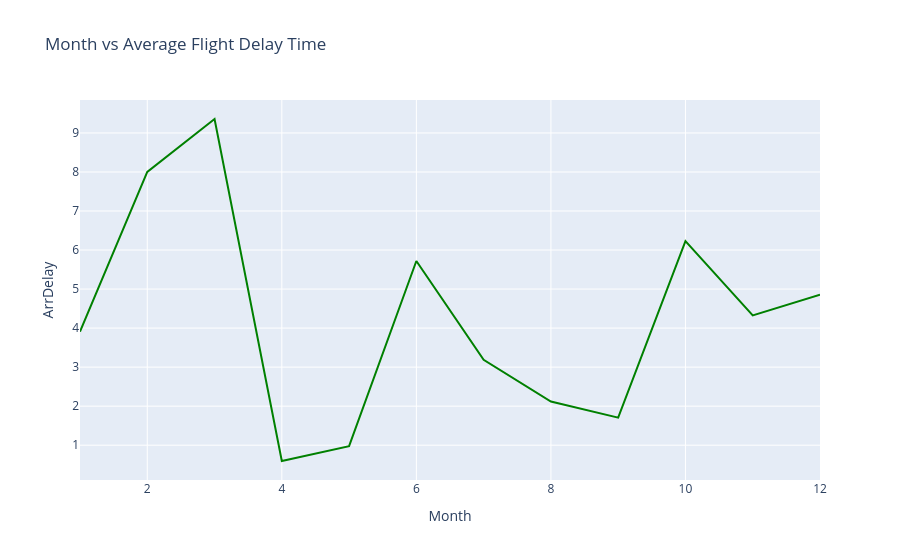

The code cell stored with this chart in its notebook:
### Code cell
# 输入 2010 → 返回 2010 年的每月平均到达延误折线图
fig_2010 = get_graph('2010')
fig_2010.show()

### Figure 1 — Plotly figure (JSON) as saved in the notebook; plotly's stock layout.template omitted (floating-point values rounded to 4 significant figures)
{"data": [{"marker": {"color": "green"}, "mode": "lines", "type": "scatter", "x": [1, 2, 3, 4, 5, 6, 7, 8, 9, 10, 11, 12], "y": [3.909, 8.0, 9.357, 0.5949, 0.9765, 5.72, 3.186, 2.117, 1.705, 6.231, 4.324, 4.853]}], "layout": {"title": {"text": "Month vs Average Flight Delay Time"}, "xaxis": {"title": {"text": "Month"}}, "yaxis": {"title": {"text": "ArrDelay"}}}}
